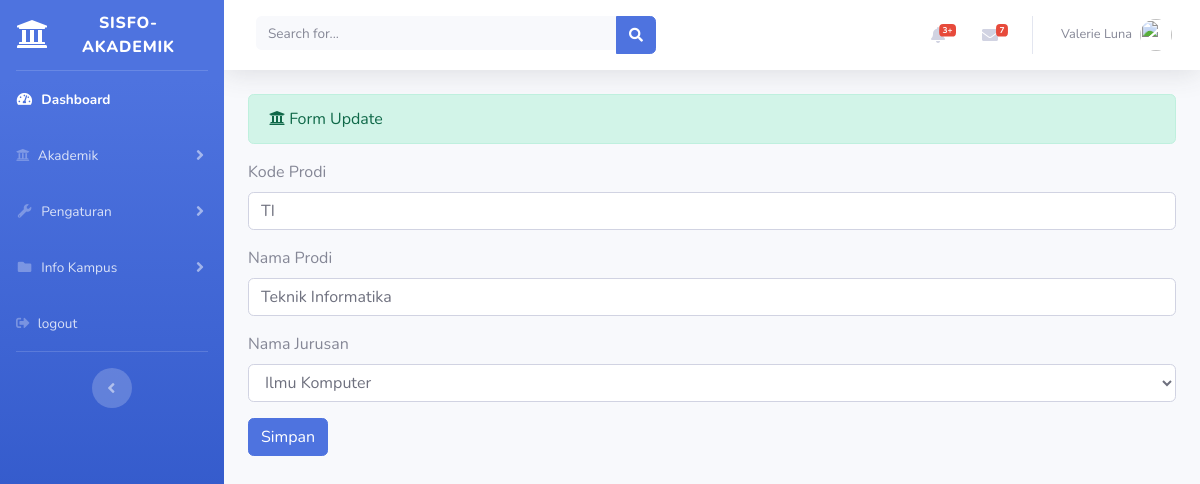
The page /index.php/administrator/prodi/update/12 on the database its author committed.
### tables this page shows
CREATE TABLE `prodi` (
  `id_prodi` int(11) NOT NULL,
  `kode_prodi` varchar(20) NOT NULL,
  `nama_prodi` varchar(25) NOT NULL,
  `nama_jurusan` varchar(25) NOT NULL
);

CREATE TABLE `jurusan` (
  `id_jurusan` int(11) NOT NULL,
  `kode_jurusan` varchar(3) NOT NULL,
  `nama_jurusan` varchar(25) NOT NULL
);

### application/controllers/administrator/prodi.php (called while the page is built, shortened)
<?php
class Prodi extends CI_Controller{
	public function update($id)
	{
		$data['prodi'] = $this->db->query("select * from prodi prd, jurusan jrs where prd.nama_jurusan=jrs.nama_jurusan and prd.id_prodi='$id'")->result();
		$data['jurusan'] = $this->prodi_model->tampil_data('jurusan')->result();
		$this->load->view('templates_administrator/header');
		$this->load->view('templates_administrator/sidebar');
		$this->load->view('administrator/prodi_update', $data);
		$this->load->view('templates_administrator/footer');
	}
}

### index.php (called while the page is built, shortened)
<?php
require_once BASEPATH.'core/CodeIgniter.php';

### application/views/administrator/prodi_update.php (the view, shortened to what this page needs)
<div class="container-fluid">
	<div class="alert alert-success" role="alert">
		<i class="fas fa-university"></i> Form Update
  	</div>
  	<?php foreach($prodi as $prd) : ?>
  		<form method="post" action="<?php echo base_url('administrator/prodi/update_aksi') ?>">
  			<div class="form-group">
  				<label>Kode Prodi</label>
  				<input type="text" name="kode_prodi" class="form-control" value="<?php echo $prd->kode_prodi ?>">
  			</div>
  			<div class="form-group">
  				<label>Nama Prodi</label>
  				<input type="text" name="nama_prodi" class="form-control" value="<?php echo $prd->nama_prodi ?>">
  			</div>
        <div class="form-group">
          <label>Nama Jurusan</label>
          <select name="nama_jurusan" class="form-control">
            <option value="<?php echo $prd->nama_jurusan ?>"><?php echo $prd->nama_jurusan; ?></option>
          </select>
        </div>
  			<button type="submit" class="btn btn-primary">Simpan</button>
  		</form>
  	<?php endforeach; ?>
</div>

### rows shown on the page
prodi: kode_prodi "TI", nama_prodi "Teknik Informatika", nama_jurusan "Ilmu Komputer"
